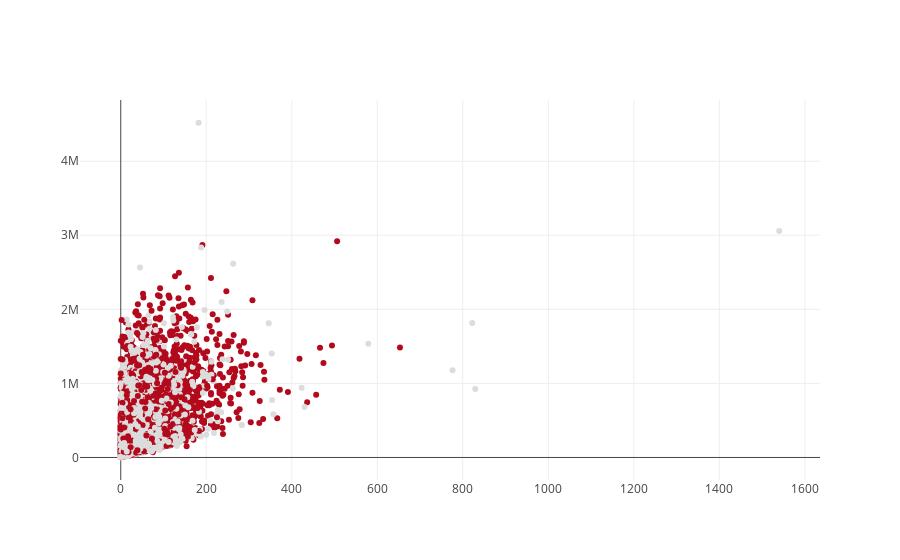

The code cell stored with this chart in its notebook:
### Code cell
scatter_visualize(train, CATEGORY_FIELD, MCC_FIELD)

### Figure 1 — Plotly figure (JSON) as saved in the notebook; plotly's stock layout.template omitted (floating-point values rounded to 4 significant figures; data arrays with more than 128 entries replaced by an {"elided": "..."} marker saying what was removed)
{"data": [{"marker": {"color": {"elided": "5000 int values"}}, "mode": "markers", "type": "scatter", "x": {"elided": "5000 int values"}, "y": {"elided": "5000 int values"}}], "layout": {}}
